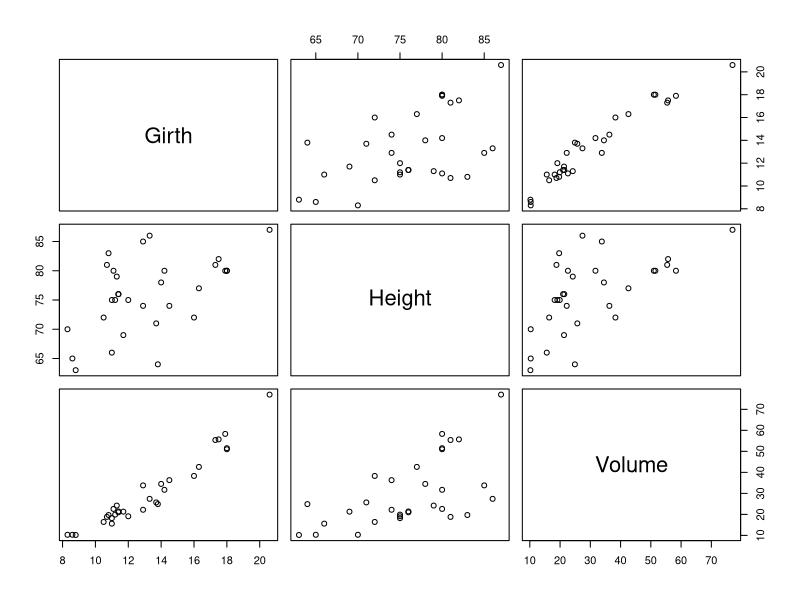
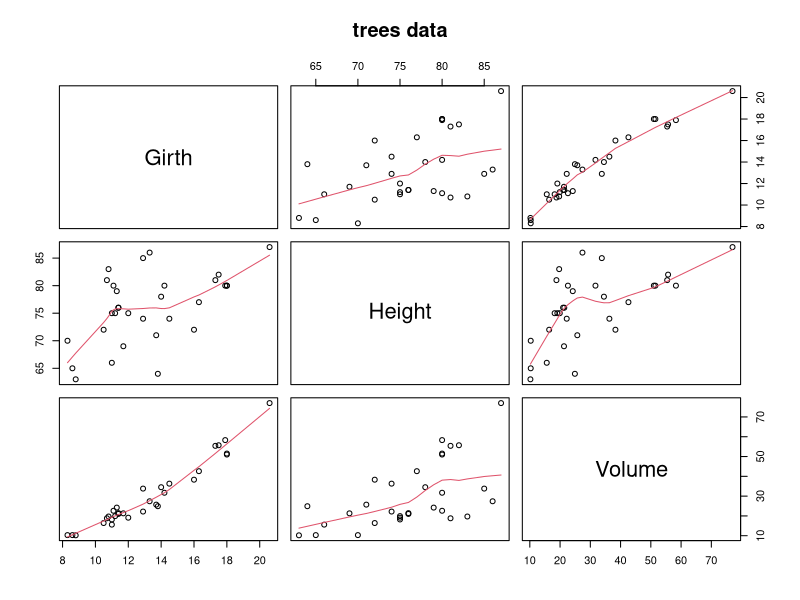
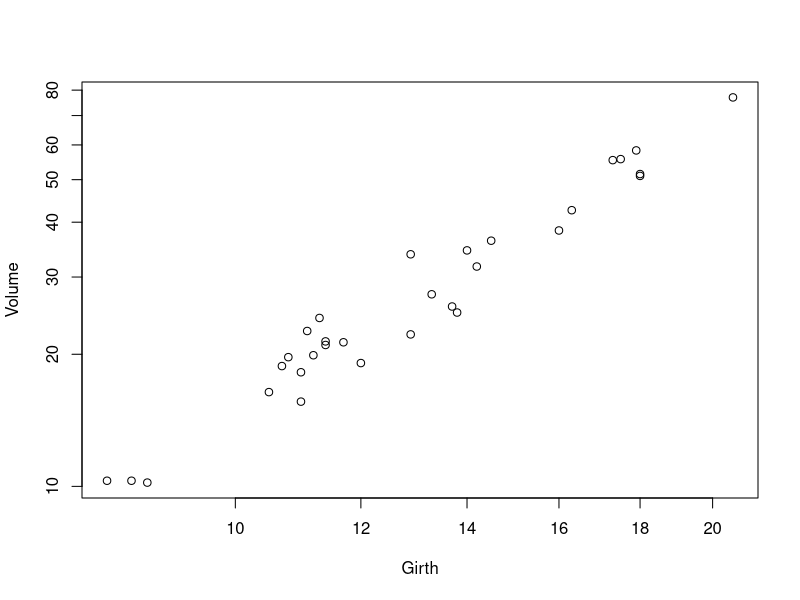
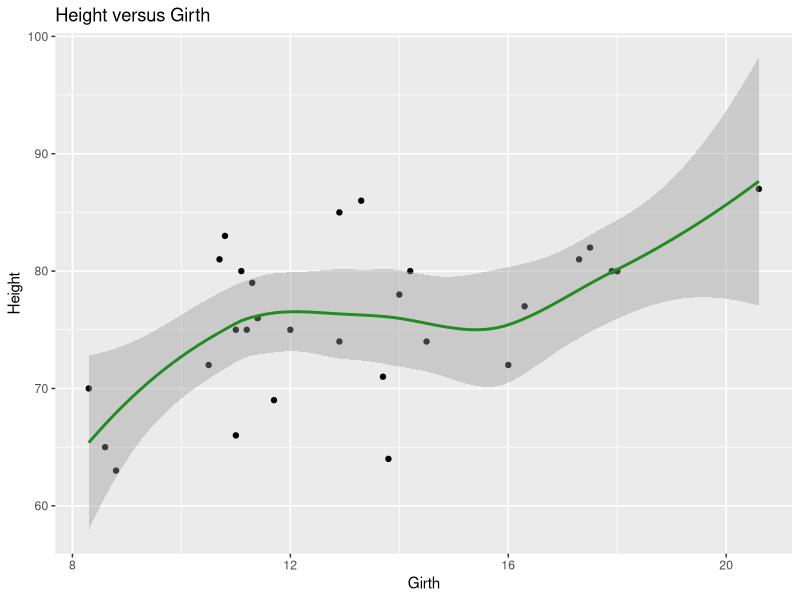
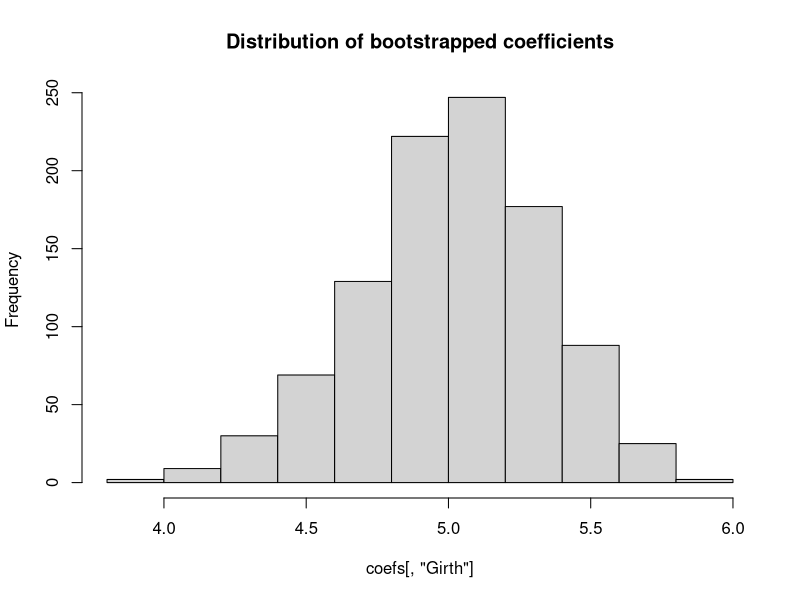

Source code (R) for these figures, in order:
# tree data analysis
# diameter, height and volume of timber in 31 felled black cherry trees.

# packages
library(ggplot2)

# volume v. girth
data("trees")
summary(trees)
pairs(trees)
# from trees help page
pairs(trees, panel = panel.smooth, main = "trees data")
plot(Volume ~ Girth, data = trees, log = "xy")

# height v. girth
ggplot(trees[order(trees$Girth), ], aes(x = Girth, y = Height)) +
  geom_point() +
  geom_smooth(method = 'loess', color = 'forestgreen') +
  ggtitle('Height versus Girth')

# bootstrap girth coefficient in volume ~ girth regression
mod <- lm(Volume ~ Girth, data = trees)
set.seed(12)
b <- 1000
coefs <- matrix(ncol = 2, nrow = b)
for (i in 1:b) {
  cat(i, '...')
  indices <- sample(nrow(trees), replace = T)
  temp <- trees[indices, ]
  temp_mod <- lm(Volume ~ Girth, data = temp)
  coefs[i, ] <- temp_mod$coefficients
}
colnames(coefs) <- c('Intercept', 'Girth')
# bootstrapped girth coefficient estimate
mean(coefs[, 2])
# SE of bootstrapped girth coefficient estimate
sd(coefs[, 2])
# 95% percentile CI for bootstrapped girth coefficient
quantile(coefs[, 2], c(.025, .975))
# estimate degree of bias in bootstrapped girth coefficients
abs((sum(coefs[, 2] > coef(mod)[2]) / b) - 0.5)

# histogram of bootstrapped coefficients
hist(coefs[,'Girth'], main = "Distribution of bootstrapped coefficients")
